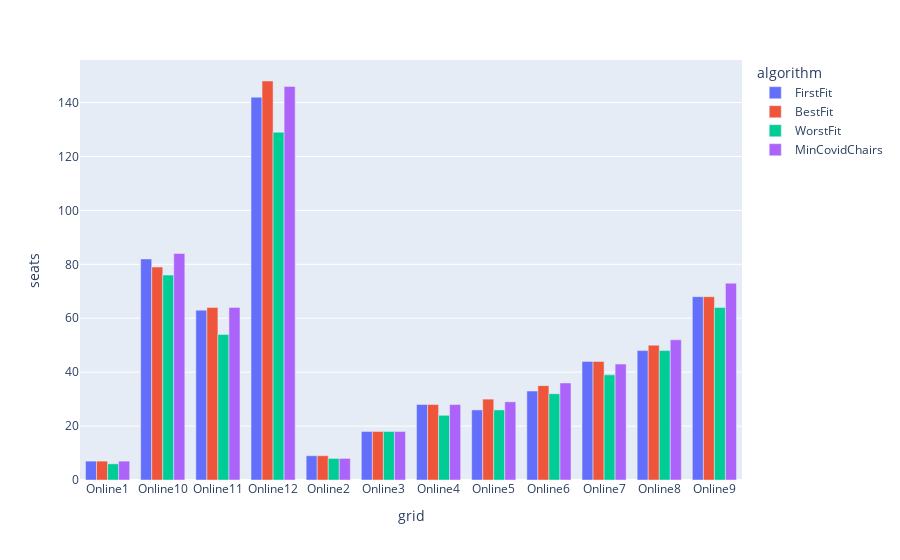

The notebook cell saved with this chart:
### Markdown cell above
### Best performance of each algorithm per grid:

### Code cell
df_sim_max = df_sim.groupby(['grid']).max().reset_index().melt(id_vars='grid', value_name='seats', var_name='algorithm')
px.bar(df_sim_max, x='grid', color='algorithm', y='seats', barmode='group').show()

### Figure 1 — Plotly figure (JSON) as saved in the notebook; plotly's stock layout.template omitted (floating-point values rounded to 4 significant figures)
{"data": [{"alignmentgroup": "True", "hovertemplate": "algorithm=FirstFit<br>grid=%{x}<br>seats=%{y}<extra></extra>", "legendgroup": "FirstFit", "marker": {"color": "#636efa"}, "name": "FirstFit", "offsetgroup": "FirstFit", "orientation": "v", "showlegend": true, "textposition": "auto", "type": "bar", "x": ["Online1", "Online10", "Online11", "Online12", "Online2", "Online3", "Online4", "Online5", "Online6", "Online7", "Online8", "Online9"], "xaxis": "x", "y": [7, 82, 63, 142, 9, 18, 28, 26, 33, 44, 48, 68], "yaxis": "y"}, {"alignmentgroup": "True", "hovertemplate": "algorithm=BestFit<br>grid=%{x}<br>seats=%{y}<extra></extra>", "legendgroup": "BestFit", "marker": {"color": "#EF553B"}, "name": "BestFit", "offsetgroup": "BestFit", "orientation": "v", "showlegend": true, "textposition": "auto", "type": "bar", "x": ["Online1", "Online10", "Online11", "Online12", "Online2", "Online3", "Online4", "Online5", "Online6", "Online7", "Online8", "Online9"], "xaxis": "x", "y": [7, 79, 64, 148, 9, 18, 28, 30, 35, 44, 50, 68], "yaxis": "y"}, {"alignmentgroup": "True", "hovertemplate": "algorithm=WorstFit<br>grid=%{x}<br>seats=%{y}<extra></extra>", "legendgroup": "WorstFit", "marker": {"color": "#00cc96"}, "name": "WorstFit", "offsetgroup": "WorstFit", "orientation": "v", "showlegend": true, "textposition": "auto", "type": "bar", "x": ["Online1", "Online10", "Online11", "Online12", "Online2", "Online3", "Online4", "Online5", "Online6", "Online7", "Online8", "Online9"], "xaxis": "x", "y": [6, 76, 54, 129, 8, 18, 24, 26, 32, 39, 48, 64], "yaxis": "y"}, {"alignmentgroup": "True", "hovertemplate": "algorithm=MinCovidChairs<br>grid=%{x}<br>seats=%{y}<extra></extra>", "legendgroup": "MinCovidChairs", "marker": {"color": "#ab63fa"}, "name": "MinCovidChairs", "offsetgroup": "MinCovidChairs", "orientation": "v", "showlegend": true, "textposition": "auto", "type": "bar", "x": ["Online1", "Online10", "Online11", "Online12", "Online2", "Online3", "Online4", "Online5", "Online6", "Online7", "Online8", "Online9"], "xaxis": "x", "y": [7, 84, 64, 146, 8, 18, 28, 29, 36, 43, 52, 73], "yaxis": "y"}], "layout": {"barmode": "group", "legend": {"title": {"text": "algorithm"}, "tracegroupgap": 0}, "margin": {"t": 60}, "xaxis": {"anchor": "y", "domain": [0, 1], "title": {"text": "grid"}}, "yaxis": {"anchor": "x", "domain": [0, 1], "title": {"text": "seats"}}}}
